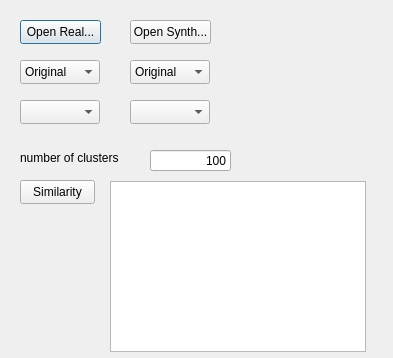
<?xml version="1.0" encoding="UTF-8"?>
<ui version="4.0">
 <class>imgSetDialog</class>
 <widget class="QDialog" name="imgSetDialog">
  <property name="geometry">
   <rect>
    <x>0</x>
    <y>0</y>
    <width>393</width>
    <height>358</height>
   </rect>
  </property>
  <property name="windowTitle">
   <string>Dialog</string>
  </property>
  <widget class="QPushButton" name="realOpenButton">
   <property name="geometry">
    <rect>
     <x>20</x>
     <y>20</y>
     <width>81</width>
     <height>24</height>
    </rect>
   </property>
   <property name="text">
    <string>Open Real...</string>
   </property>
  </widget>
  <widget class="QPushButton" name="synthOpenButton">
   <property name="geometry">
    <rect>
     <x>130</x>
     <y>20</y>
     <width>81</width>
     <height>24</height>
    </rect>
   </property>
   <property name="text">
    <string>Open Synth...</string>
   </property>
  </widget>
  <widget class="QComboBox" name="realComboBox">
   <property name="geometry">
    <rect>
     <x>20</x>
     <y>100</y>
     <width>80</width>
     <height>24</height>
    </rect>
   </property>
  </widget>
  <widget class="QComboBox" name="synthComboBox">
   <property name="geometry">
    <rect>
     <x>130</x>
     <y>100</y>
     <width>80</width>
     <height>24</height>
    </rect>
   </property>
  </widget>
  <widget class="QPushButton" name="similarityButton">
   <property name="geometry">
    <rect>
     <x>20</x>
     <y>180</y>
     <width>75</width>
     <height>24</height>
    </rect>
   </property>
   <property name="text">
    <string>Similarity</string>
   </property>
  </widget>
  <widget class="QListView" name="similarityListView">
   <property name="geometry">
    <rect>
     <x>110</x>
     <y>181</y>
     <width>256</width>
     <height>171</height>
    </rect>
   </property>
  </widget>
  <widget class="QComboBox" name="realViewComboBox">
   <property name="geometry">
    <rect>
     <x>20</x>
     <y>60</y>
     <width>80</width>
     <height>24</height>
    </rect>
   </property>
   <item>
    <property name="text">
     <string>Original</string>
    </property>
   </item>
   <item>
    <property name="text">
     <string>KeyPoints</string>
    </property>
   </item>
  </widget>
  <widget class="QComboBox" name="synthViewComboBox">
   <property name="geometry">
    <rect>
     <x>130</x>
     <y>60</y>
     <width>80</width>
     <height>24</height>
    </rect>
   </property>
   <item>
    <property name="text">
     <string>Original</string>
    </property>
   </item>
   <item>
    <property name="text">
     <string>KeyPoints</string>
    </property>
   </item>
  </widget>
  <widget class="QLineEdit" name="numCumlustersEdit">
   <property name="geometry">
    <rect>
     <x>150</x>
     <y>150</y>
     <width>81</width>
     <height>21</height>
    </rect>
   </property>
   <property name="inputMask">
    <string/>
   </property>
   <property name="text">
    <string>100</string>
   </property>
   <property name="alignment">
    <set>Qt::AlignmentFlag::AlignRight|Qt::AlignmentFlag::AlignTrailing|Qt::AlignmentFlag::AlignVCenter</set>
   </property>
  </widget>
  <widget class="QLabel" name="label">
   <property name="geometry">
    <rect>
     <x>20</x>
     <y>150</y>
     <width>111</width>
     <height>16</height>
    </rect>
   </property>
   <property name="text">
    <string>number of clusters</string>
   </property>
  </widget>
 </widget>
 <resources/>
 <connections/>
</ui>
